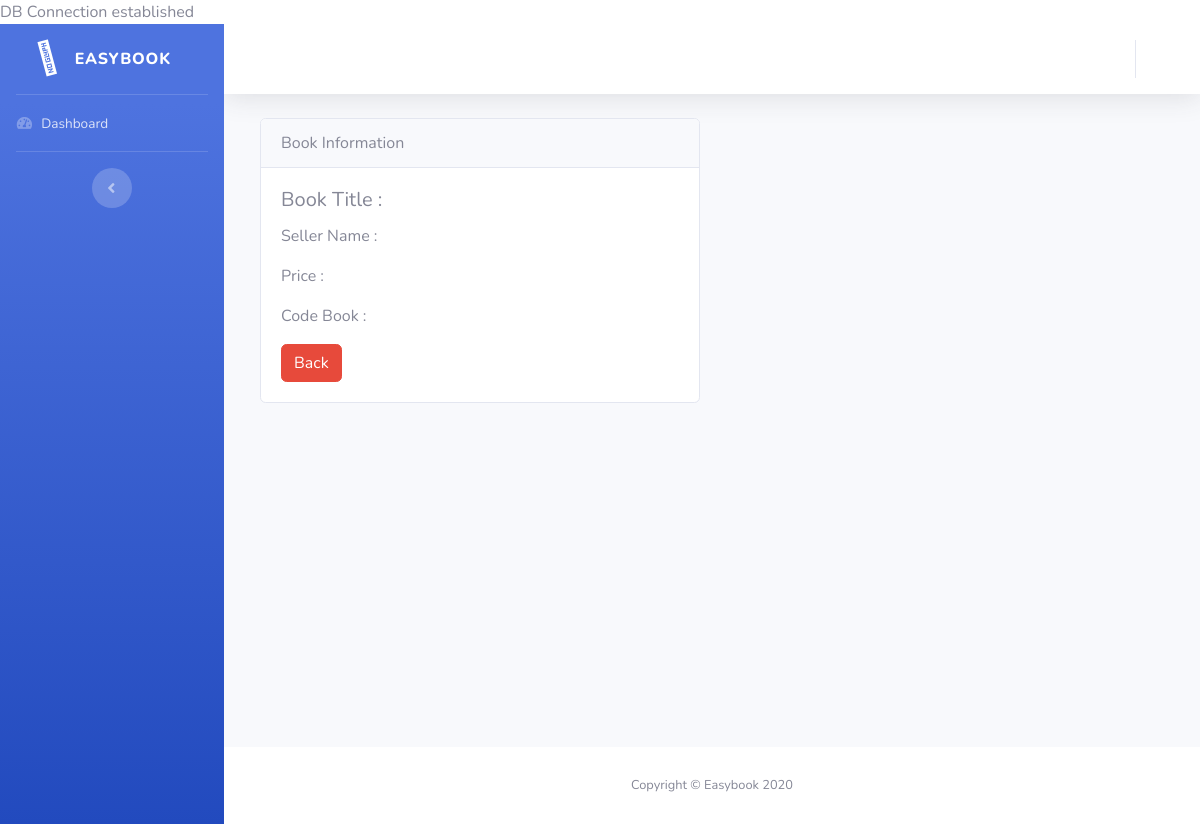
The page /admin/viewbook.php?bookid=4 on the database as committed earlier.
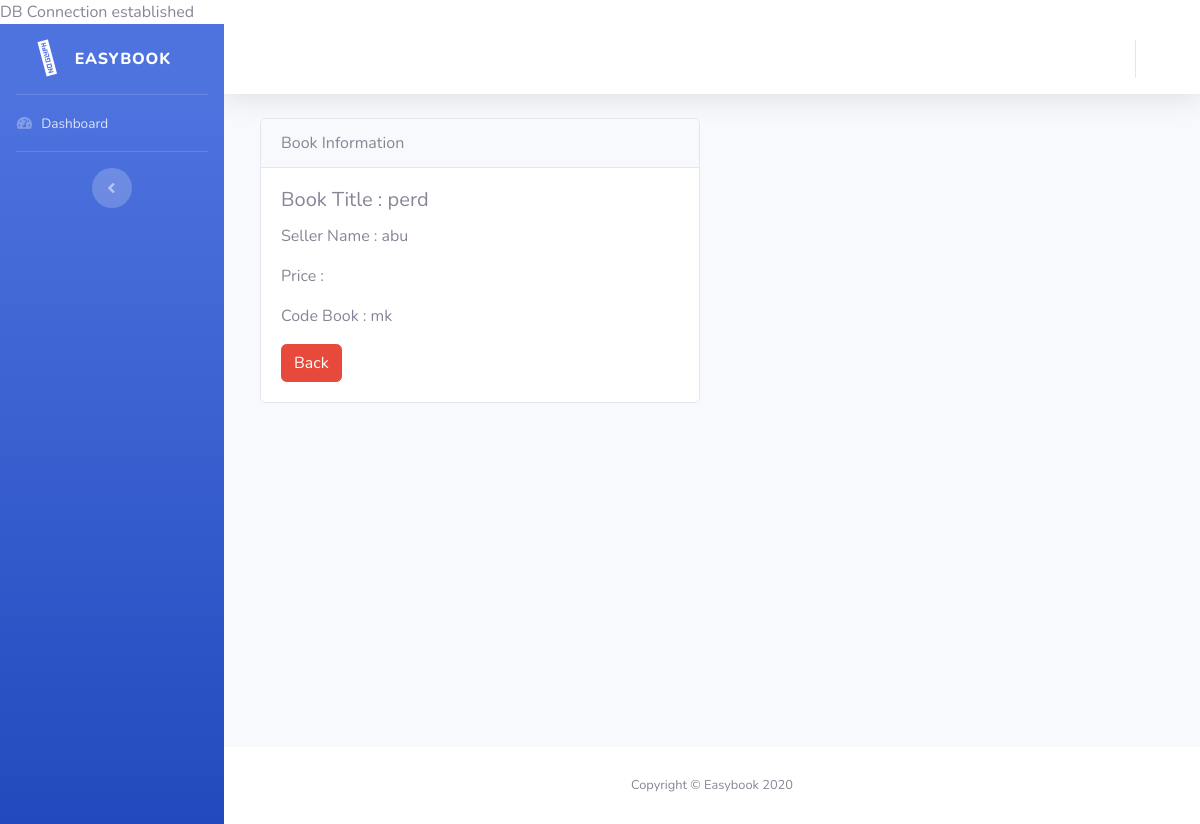
The same page on the database as committed later.
### tables this page shows
CREATE TABLE IF NOT EXISTS `orderbook` (
  `idbook` int(11) NOT NULL AUTO_INCREMENT,
  `status` varchar(50) NOT NULL DEFAULT '0',
  `ownerid` int(11) NOT NULL DEFAULT '0',
  `isbn` varchar(50) DEFAULT NULL,
  `bookname` varchar(50) DEFAULT NULL,
  `bookcodesubject` varchar(50) DEFAULT NULL,
  `bookcover` varchar(225) DEFAULT NULL,
  PRIMARY KEY (`idbook`)
);

CREATE TABLE IF NOT EXISTS `user` (
  `id` int(11) NOT NULL AUTO_INCREMENT,
  `email` varchar(50) DEFAULT NULL,
  `username` varchar(100) DEFAULT NULL,
  `password` varchar(255) DEFAULT NULL,
  `accesslevel` varchar(50) DEFAULT NULL,
  `imagefile` varchar(50) DEFAULT NULL,
  `contact` varchar(50) DEFAULT NULL,
  PRIMARY KEY (`id`)
);

### admin/viewbook.php (the view, shortened to what this page needs)
<?php
$bookid=$_GET['bookid'];
require "../dbconnect.php";
$sql="SELECT o.*, u.* FROM orderbook as o
	join user as u
	on o.ownerid=u.id where o.idbook ='$bookid'";
$rs=mysqli_query($conn,$sql);
	$rec=mysqli_fetch_array($rs);
include "header.template.php";
?>
<div class="col-xl-6 col-lg-6 col-md-9">
	<div class="card">
	<div class="card-header">
		Book Information
	</div>
	<div class="card-body">
		<h5 class="card-title">Book Title : <?=$rec['bookname']?></h5>
		<p class="card-text">Seller Name : <?=$rec['username']?></p>
		<p class="card-text">Price : <?=$rec['price']?></p>
		<p class="card-text">Code Book : <?=$rec['bookcodesubject']?></p>
		<a href="admindashboard.php"><button type="button" class="btn btn-danger">Back</button></a>
	</div>
	</div>
</div>
<?php
include "footer.template.php";
?>

Rows that differ between the two databases and show on the page:
now on this page (row edited): orderbook: bookname "perd", user.username "abu", bookcodesubject "mk"
